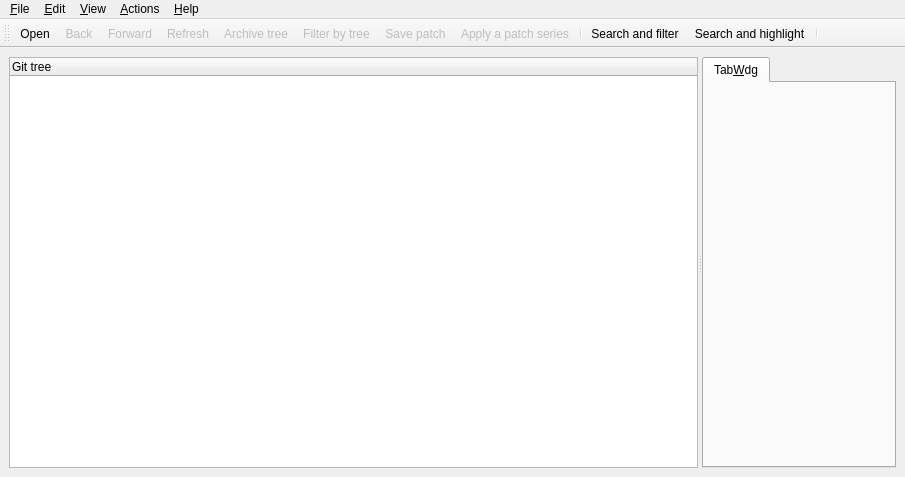
 <widget class="QMainWindow" name="MainBase">
  <property name="geometry">
   <rect>
    <x>0</x>
    <y>0</y>
    <width>905</width>
    <height>477</height>
   </rect>
  </property>
  <property name="acceptDrops">
   <bool>true</bool>
  </property>
  <property name="windowTitle">
   <string>QGit</string>
  </property>
  <property name="windowIcon">
   <iconset resource="icons.qrc">
    <normaloff>:/icons/resources/qgit.png</normaloff>:/icons/resources/qgit.png</iconset>
  </property>
  <widget class="QWidget" name="widget">
   <layout class="QHBoxLayout">
    <property name="spacing">
     <number>6</number>
    </property>
    <property name="margin">
     <number>9</number>
    </property>
    <item>
     <widget class="QSplitter" name="treeSplitter">
      <property name="orientation">
       <enum>Qt::Horizontal</enum>
      </property>
      <widget class="TreeView" name="treeView">
       <property name="contextMenuPolicy">
        <enum>Qt::CustomContextMenu</enum>
       </property>
       <property name="selectionMode">
        <enum>QAbstractItemView::ExtendedSelection</enum>
       </property>
       <property name="rootIsDecorated">
        <bool>false</bool>
       </property>
       <property name="columnCount">
        <number>1</number>
       </property>
       <column>
        <property name="text">
         <string>Git tree</string>
        </property>
       </column>
      </widget>
      <widget class="QTabWidget" name="tabWdg">
       <widget class="QWidget" name="TabWdg">
        <attribute name="title">
         <string>Tab&amp;Wdg</string>
        </attribute>
       </widget>
      </widget>
     </widget>
    </item>
   </layout>
  </widget>
  <widget class="QToolBar" name="toolBar">
   <property name="windowTitle">
    <string>Toolbar</string>
   </property>
   <property name="orientation">
    <enum>Qt::Horizontal</enum>
   </property>
   <property name="iconSize">
    <size>
     <width>16</width>
     <height>16</height>
    </size>
   </property>
   <attribute name="toolBarArea">
    <enum>TopToolBarArea</enum>
   </attribute>
   <attribute name="toolBarBreak">
    <bool>false</bool>
   </attribute>
   <addaction name="ActOpenRepo"/>
   <addaction name="ActBack"/>
   <addaction name="ActForward"/>
   <addaction name="ActRefresh"/>
   <addaction name="ActShowTree"/>
   <addaction name="ActFilterTree"/>
   <addaction name="ActMailFormatPatch"/>
   <addaction name="ActMailApplyPatch"/>
   <addaction name="separator"/>
   <addaction name="ActSearchAndFilter"/>
   <addaction name="ActSearchAndHighlight"/>
   <addaction name="separator"/>
  </widget>
  <widget class="QMenuBar" name="MenuBarEditor">
   <property name="geometry">
    <rect>
     <x>0</x>
     <y>0</y>
     <width>905</width>
     <height>24</height>
    </rect>
   </property>
   <widget class="QMenu" name="Help">
    <property name="title">
     <string>&amp;Help</string>
    </property>
    <addaction name="ActHelp"/>
    <addaction name="ActAbout"/>
   </widget>
   <widget class="QMenu" name="File">
    <property name="title">
     <string>&amp;File</string>
    </property>
    <property name="separatorsCollapsible">
     <bool>true</bool>
    </property>
    <addaction name="ActOpenRepo"/>
    <addaction name="ActOpenRepoNewWindow"/>
    <addaction name="ActRefresh"/>
    <addaction name="ActSaveFile"/>
    <addaction name="ActMailFormatPatch"/>
    <addaction name="ActMailApplyPatch"/>
    <addaction name="separator"/>
    <addaction name="ActClose"/>
    <addaction name="ActExit"/>
    <addaction name="separator"/>
   </widget>
   <widget class="QMenu" name="Edit">
    <property name="title">
     <string>&amp;Edit</string>
    </property>
    <addaction name="ActCommit"/>
    <addaction name="ActAmend"/>
    <addaction name="ActBranch"/>
    <addaction name="ActTag"/>
    <addaction name="ActTagDelete"/>
    <addaction name="ActPush"/>
    <addaction name="ActPop"/>
    <addaction name="separator"/>
    <addaction name="ActFind"/>
    <addaction name="ActFindNext"/>
    <addaction name="separator"/>
    <addaction name="ActSettings"/>
   </widget>
   <widget class="QMenu" name="Actions">
    <property name="title">
     <string>&amp;Actions</string>
    </property>
    <addaction name="ActCustomActionSetup"/>
   </widget>
   <widget class="QMenu" name="View">
    <property name="title">
     <string>&amp;View</string>
    </property>
    <addaction name="ActBack"/>
    <addaction name="ActForward"/>
    <addaction name="separator"/>
    <addaction name="ActRangeDlg"/>
    <addaction name="separator"/>
    <addaction name="ActCheckWorkDir"/>
    <addaction name="separator"/>
    <addaction name="ActViewRev"/>
    <addaction name="ActViewDiff"/>
    <addaction name="ActViewDiffNewTab"/>
    <addaction name="ActViewFile"/>
    <addaction name="ActViewFileNewTab"/>
    <addaction name="ActExternalDiff"/>
    <addaction name="ActExternalEdit"/>
    <addaction name="ActShowTree"/>
    <addaction name="ActSplitView"/>
    <addaction name="ActToggleLogsDiff"/>
    <addaction name="ActShowDescHeader"/>
    <addaction name="ActFilterTree"/>
   </widget>
   <addaction name="File"/>
   <addaction name="Edit"/>
   <addaction name="View"/>
   <addaction name="Actions"/>
   <addaction name="separator"/>
   <addaction name="Help"/>
  </widget>
  <action name="ActOpenRepo">
   <property name="icon">
    <iconset resource="icons.qrc">
     <normaloff>:/icons/resources/folder_open.png</normaloff>:/icons/resources/folder_open.png</iconset>
   </property>
   <property name="text">
    <string>&amp;Open...</string>
   </property>
   <property name="iconText">
    <string>Open</string>
   </property>
   <property name="shortcut">
    <string>Ctrl+O</string>
   </property>
  </action>
  <action name="ActExit">
   <property name="text">
    <string>E&amp;xit</string>
   </property>
   <property name="iconText">
    <string>Exit</string>
   </property>
   <property name="shortcut">
    <string>Ctrl+Q</string>
   </property>
  </action>
  <action name="ActAbout">
   <property name="text">
    <string>&amp;About QGit</string>
   </property>
   <property name="iconText">
    <string>About</string>
   </property>
   <property name="shortcut">
    <string/>
   </property>
  </action>
  <action name="ActMailFormatPatch">
   <property name="enabled">
    <bool>false</bool>
   </property>
   <property name="icon">
    <iconset resource="icons.qrc">
     <normaloff>:/icons/resources/mail_send.png</normaloff>:/icons/resources/mail_send.png</iconset>
   </property>
   <property name="text">
    <string>&amp;Save patch...</string>
   </property>
   <property name="iconText">
    <string>Save patch</string>
   </property>
   <property name="toolTip">
    <string>Save a patch series to be sent by e-mail</string>
   </property>
  </action>
  <action name="ActHelp">
   <property name="icon">
    <iconset resource="icons.qrc">
     <normaloff>:/icons/resources/help.png</normaloff>:/icons/resources/help.png</iconset>
   </property>
   <property name="text">
    <string>QGit ha&amp;ndbook</string>
   </property>
   <property name="iconText">
    <string>Handbook</string>
   </property>
   <property name="shortcut">
    <string>F1</string>
   </property>
  </action>
  <action name="ActSettings">
   <property name="icon">
    <iconset resource="icons.qrc">
     <normaloff>:/icons/resources/configure.png</normaloff>:/icons/resources/configure.png</iconset>
   </property>
   <property name="text">
    <string>&amp;Settings...</string>
   </property>
   <property name="iconText">
    <string>Settings</string>
   </property>
  </action>
  <action name="ActCommit">
   <property name="enabled">
    <bool>false</bool>
   </property>
   <property name="icon">
    <iconset resource="icons.qrc">
     <normaloff>:/icons/resources/vcs_commit.png</normaloff>:/icons/resources/vcs_commit.png</iconset>
   </property>
   <property name="text">
    <string>&amp;Commit...</string>
   </property>
   <property name="iconText">
    <string>Commit</string>
   </property>
   <property name="toolTip">
    <string>Commit changes</string>
   </property>
   <property name="shortcut">
    <string>#</string>
   </property>
  </action>
  <action name="ActTag">
   <property name="enabled">
    <bool>false</bool>
   </property>
   <property name="text">
    <string>Make &amp;tag...</string>
   </property>
   <property name="iconText">
    <string>Make tag</string>
   </property>
   <property name="toolTip">
    <string>Tag selected revision</string>
   </property>
  </action>
  <action name="ActOpenRepoNewWindow">
   <property name="text">
    <string>Open in a &amp;new window...</string>
   </property>
   <property name="iconText">
    <string>Open in a &amp;new window</string>
   </property>
   <property name="shortcut">
    <string>Ctrl+N</string>
   </property>
  </action>
  <action name="ActClose">
   <property name="text">
    <string>&amp;Close</string>
   </property>
   <property name="iconText">
    <string>Close</string>
   </property>
   <property name="shortcut">
    <string>Ctrl+W</string>
   </property>
  </action>
  <action name="ActMailApplyPatch">
   <property name="enabled">
    <bool>false</bool>
   </property>
   <property name="icon">
    <iconset resource="icons.qrc">
     <normaloff>:/icons/resources/mail_get.png</normaloff>:/icons/resources/mail_get.png</iconset>
   </property>
   <property name="text">
    <string>Apply patch...</string>
   </property>
   <property name="iconText">
    <string>Apply a patch series</string>
   </property>
  </action>
  <action name="ActPush">
   <property name="enabled">
    <bool>false</bool>
   </property>
   <property name="text">
    <string>&amp;Push patch</string>
   </property>
   <property name="iconText">
    <string>Push patch</string>
   </property>
   <property name="toolTip">
    <string>Push this patch on StGIT stack</string>
   </property>
   <property name="shortcut">
    <string>PgUp</string>
   </property>
  </action>
  <action name="ActPop">
   <property name="enabled">
    <bool>false</bool>
   </property>
   <property name="text">
    <string>P&amp;op patch</string>
   </property>
   <property name="iconText">
    <string>Pop patch</string>
   </property>
   <property name="toolTip">
    <string>Pop patches from StGIT stack until this one included</string>
   </property>
   <property name="shortcut">
    <string>PgDown</string>
   </property>
  </action>
  <action name="ActRefresh">
   <property name="enabled">
    <bool>false</bool>
   </property>
   <property name="icon">
    <iconset resource="icons.qrc">
     <normaloff>:/icons/resources/reload.png</normaloff>:/icons/resources/reload.png</iconset>
   </property>
   <property name="iconText">
    <string>Refresh</string>
   </property>
   <property name="toolTip">
    <string>Refresh view (F5)</string>
   </property>
   <property name="shortcut">
    <string>F5</string>
   </property>
  </action>
  <action name="ActViewDiff">
   <property name="enabled">
    <bool>false</bool>
   </property>
   <property name="text">
    <string>View patch</string>
   </property>
   <property name="iconText">
    <string>View patch</string>
   </property>
   <property name="toolTip">
    <string>Double click on revision log as a shortcut</string>
   </property>
   <property name="statusTip">
    <string>Double click on revision log as a shortcut</string>
   </property>
   <property name="shortcut">
    <string>Ctrl+P</string>
   </property>
  </action>
  <action name="ActViewFile">
   <property name="enabled">
    <bool>false</bool>
   </property>
   <property name="text">
    <string>View file</string>
   </property>
   <property name="iconText">
    <string>View file</string>
   </property>
   <property name="toolTip">
    <string>Double click on file name as a shortcut</string>
   </property>
   <property name="statusTip">
    <string>Double click on file name as a shortcut</string>
   </property>
   <property name="shortcut">
    <string>Ctrl+A</string>
   </property>
  </action>
  <action name="ActSaveFile">
   <property name="enabled">
    <bool>false</bool>
   </property>
   <property name="text">
    <string>Save file as...</string>
   </property>
   <property name="iconText">
    <string>Save file as...</string>
   </property>
   <property name="toolTip">
    <string>Save selected file</string>
   </property>
   <property name="shortcut">
    <string>Ctrl+S</string>
   </property>
  </action>
  <action name="ActFilterTree">
   <property name="checkable">
    <bool>true</bool>
   </property>
   <property name="enabled">
    <bool>false</bool>
   </property>
   <property name="icon">
    <iconset resource="icons.qrc">
     <normaloff>:/icons/resources/wizard.png</normaloff>:/icons/resources/wizard.png</iconset>
   </property>
   <property name="text">
    <string>Toggle filter by tree</string>
   </property>
   <property name="iconText">
    <string>Filter by tree</string>
   </property>
   <property name="toolTip">
    <string>Filter by tree selection, multiple selections allowed</string>
   </property>
  </action>
  <action name="ActShowTree">
   <property name="checkable">
    <bool>true</bool>
   </property>
   <property name="enabled">
    <bool>false</bool>
   </property>
   <property name="icon">
    <iconset resource="icons.qrc">
     <normaloff>:/icons/resources/view_tree.png</normaloff>:/icons/resources/view_tree.png</iconset>
   </property>
   <property name="text">
    <string>Toggle tree view</string>
   </property>
   <property name="iconText">
    <string>Archive tree</string>
   </property>
   <property name="toolTip">
    <string>Toggle tree view (T)</string>
   </property>
   <property name="shortcut">
    <string>T</string>
   </property>
  </action>
  <action name="ActTagDelete">
   <property name="enabled">
    <bool>false</bool>
   </property>
   <property name="text">
    <string>&amp;Delete tag...</string>
   </property>
   <property name="iconText">
    <string>Delete tag</string>
   </property>
   <property name="toolTip">
    <string>Un-tag selected revision</string>
   </property>
  </action>
  <action name="ActCheckWorkDir">
   <property name="checkable">
    <bool>true</bool>
   </property>
   <property name="enabled">
    <bool>false</bool>
   </property>
   <property name="text">
    <string>Check working directory</string>
   </property>
   <property name="iconText">
    <string>Check working dir</string>
   </property>
   <property name="toolTip">
    <string>Check working directory</string>
   </property>
  </action>
  <action name="ActExternalDiff">
   <property name="enabled">
    <bool>false</bool>
   </property>
   <property name="text">
    <string>External diff...</string>
   </property>
   <property name="iconText">
    <string>Launch external diff viewer</string>
   </property>
   <property name="shortcut">
    <string>Ctrl+D</string>
   </property>
  </action>
  <action name="ActViewRev">
   <property name="enabled">
    <bool>false</bool>
   </property>
   <property name="text">
    <string>View revision</string>
   </property>
   <property name="iconText">
    <string>View revision</string>
   </property>
   <property name="toolTip">
    <string>Double click on a revision in file history as a shortcut</string>
   </property>
   <property name="shortcut">
    <string>Ctrl+R</string>
   </property>
  </action>
  <action name="ActSplitView">
   <property name="icon">
    <iconset resource="icons.qrc">
     <normaloff>:/icons/resources/view_top_bottom.png</normaloff>:/icons/resources/view_top_bottom.png</iconset>
   </property>
   <property name="text">
    <string>Toggle split view</string>
   </property>
   <property name="iconText">
    <string>Toggle split view</string>
   </property>
   <property name="toolTip">
    <string>Hide/unhide secondary pane</string>
   </property>
   <property name="shortcut">
    <string>S</string>
   </property>
  </action>
  <action name="ActFind">
   <property name="text">
    <string>Find...</string>
   </property>
   <property name="iconText">
    <string>Find text in current view...</string>
   </property>
   <property name="shortcut">
    <string>Ctrl+F</string>
   </property>
  </action>
  <action name="ActFindNext">
   <property name="text">
    <string>Find next</string>
   </property>
   <property name="iconText">
    <string>Find next</string>
   </property>
   <property name="toolTip">
    <string>Go to next occurrence of searched text</string>
   </property>
   <property name="shortcut">
    <string>F3</string>
   </property>
  </action>
  <action name="ActForward">
   <property name="enabled">
    <bool>false</bool>
   </property>
   <property name="icon">
    <iconset resource="icons.qrc">
     <normaloff>:/icons/resources/next.png</normaloff>:/icons/resources/next.png</iconset>
   </property>
   <property name="text">
    <string>Forward</string>
   </property>
   <property name="iconText">
    <string>Forward</string>
   </property>
   <property name="shortcut">
    <string>Alt+Right</string>
   </property>
  </action>
  <action name="ActBack">
   <property name="enabled">
    <bool>false</bool>
   </property>
   <property name="icon">
    <iconset resource="icons.qrc">
     <normaloff>:/icons/resources/previous.png</normaloff>:/icons/resources/previous.png</iconset>
   </property>
   <property name="text">
    <string>Back</string>
   </property>
   <property name="iconText">
    <string>Back</string>
   </property>
   <property name="shortcut">
    <string>Alt+Left</string>
   </property>
  </action>
  <action name="ActCustomActionSetup">
   <property name="icon">
    <iconset resource="icons.qrc">
     <normaloff>:/icons/resources/bookmark.png</normaloff>:/icons/resources/bookmark.png</iconset>
   </property>
   <property name="text">
    <string>Setup actions...</string>
   </property>
   <property name="iconText">
    <string>Setup actions...</string>
   </property>
  </action>
  <action name="ActViewFileNewTab">
   <property name="enabled">
    <bool>false</bool>
   </property>
   <property name="text">
    <string>View file in new tab</string>
   </property>
   <property name="iconText">
    <string>View file in new tab</string>
   </property>
   <property name="shortcut">
    <string>Ctrl+Shift+A</string>
   </property>
  </action>
  <action name="ActViewDiffNewTab">
   <property name="enabled">
    <bool>false</bool>
   </property>
   <property name="text">
    <string>View patch in new tab</string>
   </property>
   <property name="iconText">
    <string>View patch in new tab</string>
   </property>
   <property name="shortcut">
    <string>Ctrl+Shift+P</string>
   </property>
  </action>
  <action name="ActSearchAndFilter">
   <property name="checkable">
    <bool>true</bool>
   </property>
   <property name="enabled">
    <bool>true</bool>
   </property>
   <property name="icon">
    <iconset resource="icons.qrc">
     <normaloff>:/icons/resources/filter.png</normaloff>:/icons/resources/filter.png</iconset>
   </property>
   <property name="text">
    <string>Search and filter</string>
   </property>
   <property name="statusTip">
    <string>Toggle filter</string>
   </property>
  </action>
  <action name="ActSearchAndHighlight">
   <property name="checkable">
    <bool>true</bool>
   </property>
   <property name="enabled">
    <bool>true</bool>
   </property>
   <property name="icon">
    <iconset resource="icons.qrc">
     <normaloff>:/icons/resources/find.png</normaloff>:/icons/resources/find.png</iconset>
   </property>
   <property name="text">
    <string>Search and highlight</string>
   </property>
   <property name="statusTip">
    <string>Toggle match highlight</string>
   </property>
  </action>
  <action name="ActShowDescHeader">
   <property name="checkable">
    <bool>true</bool>
   </property>
   <property name="checked">
    <bool>true</bool>
   </property>
   <property name="text">
    <string>Show header info</string>
   </property>
   <property name="iconText">
    <string>Show header info</string>
   </property>
   <property name="toolTip">
    <string>Show revision description header info</string>
   </property>
   <property name="shortcut">
    <string>H</string>
   </property>
  </action>
  <action name="ActToggleLogsDiff">
   <property name="text">
    <string>Toggle message/diff</string>
   </property>
   <property name="iconText">
    <string>Toggle message/diff</string>
   </property>
   <property name="toolTip">
    <string>Toggle between messages and patch content\n in revision description pane</string>
   </property>
   <property name="shortcut">
    <string>M</string>
   </property>
  </action>
  <action name="ActRangeDlg">
   <property name="icon">
    <iconset resource="icons.qrc">
     <normaloff>:/icons/resources/range_select.png</normaloff>:/icons/resources/range_select.png</iconset>
   </property>
   <property name="text">
    <string>Select range...</string>
   </property>
   <property name="toolTip">
    <string>Show 'Select range' dialog</string>
   </property>
  </action>
  <action name="ActAmend">
   <property name="text">
    <string>Amend comit...</string>
   </property>
   <property name="toolTip">
    <string>Amend previous comit</string>
   </property>
  </action>
  <action name="ActBranch">
   <property name="enabled">
    <bool>false</bool>
   </property>
   <property name="text">
    <string>Make &amp;branch...</string>
   </property>
   <property name="toolTip">
    <string>Make new branch on selected revision</string>
   </property>
  </action>
  <action name="ActExternalEdit">
   <property name="icon">
    <iconset resource="icons.qrc">
     <normaloff>:/icons/resources/misc.png</normaloff>:/icons/resources/misc.png</iconset>
   </property>
   <property name="text">
    <string>Edit</string>
   </property>
   <property name="toolTip">
    <string>Edit File</string>
   </property>
   <property name="shortcut">
    <string>Ctrl+E</string>
   </property>
  </action>
 </widget>
